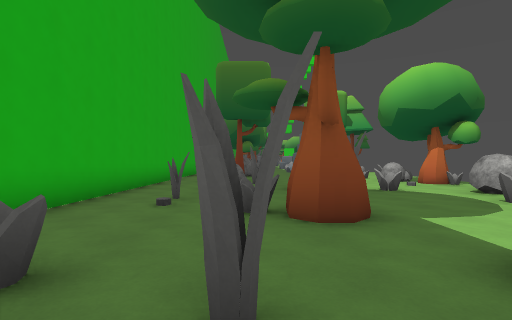
[1] (above)

23 first-person views from a walk through a Godot game level. The camera is 1.5 m above the floor, looks level and sees 80° across. The floor is counted in squares, 2 m on a side. Each view is taken from the middle of a square. On the plan, view 1 faces up. The plan holds only what a view shows up to about 10 squares ahead; the rest is blank. The place goes on beyond the plan. Some surface patterns are stand-ins.

[2]
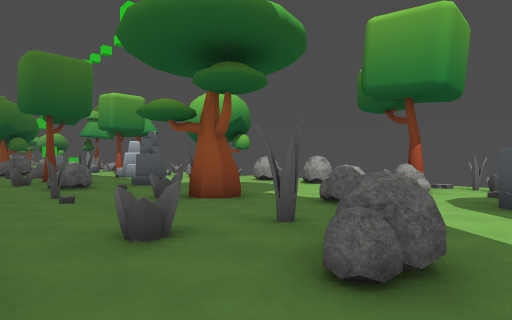

[3]
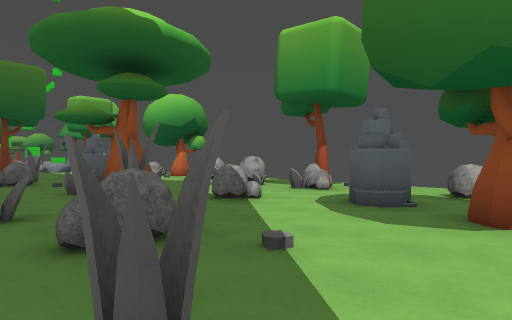

[4]
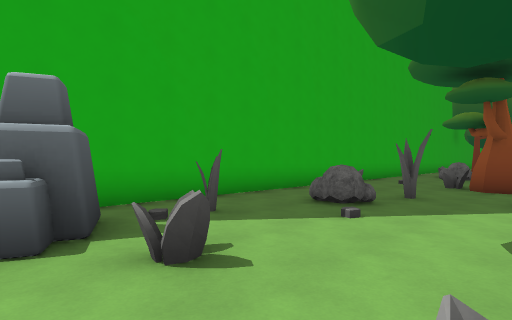

[5]
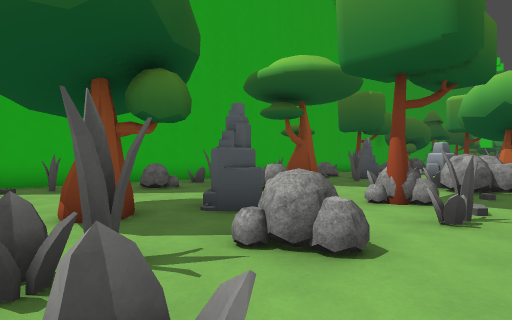

[6]
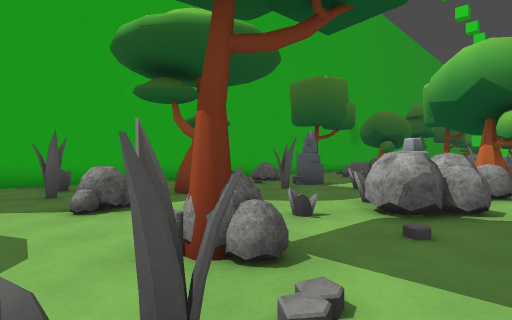

[7]
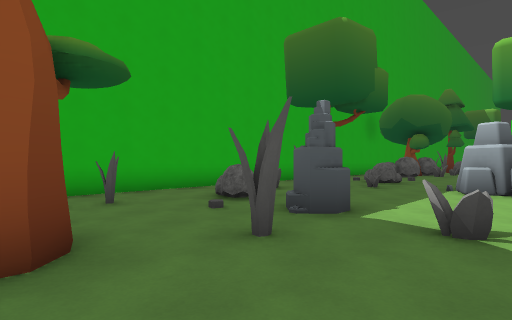

[8]
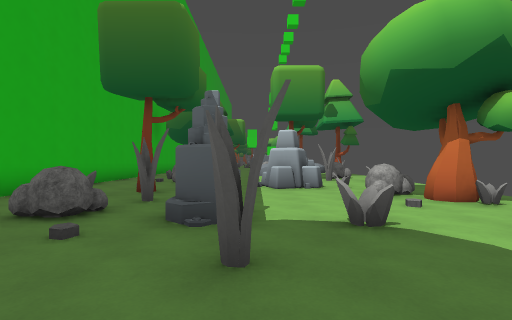

[9]
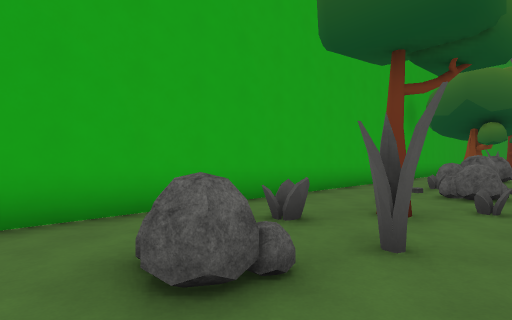

[10]
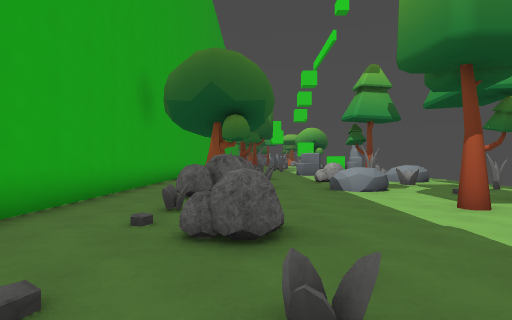

[11]
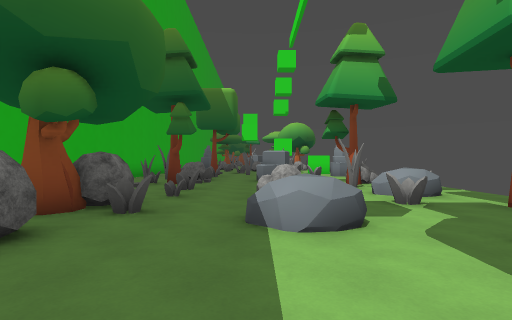

[12]
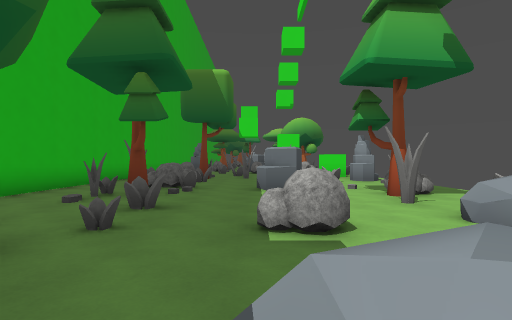

[13]
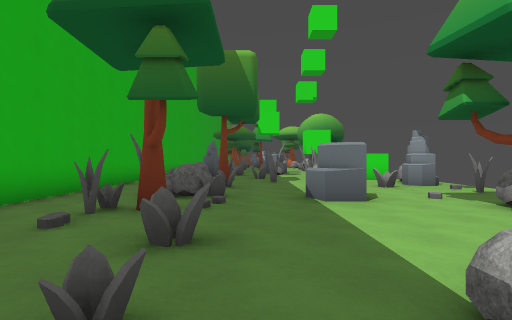

[14]
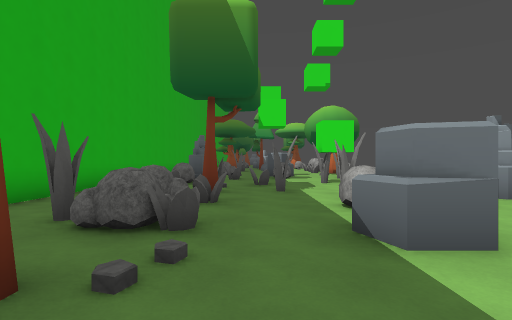

[15]
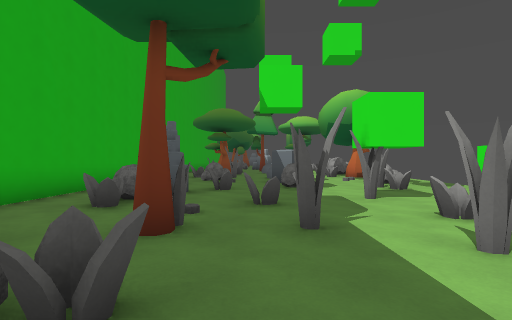

[16]
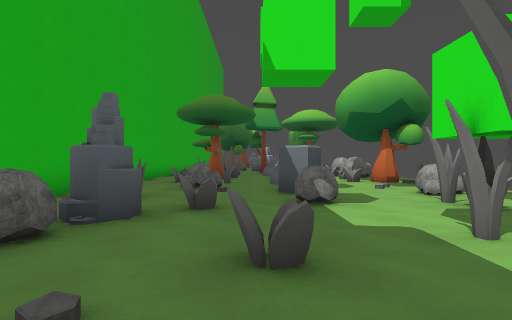

[17]
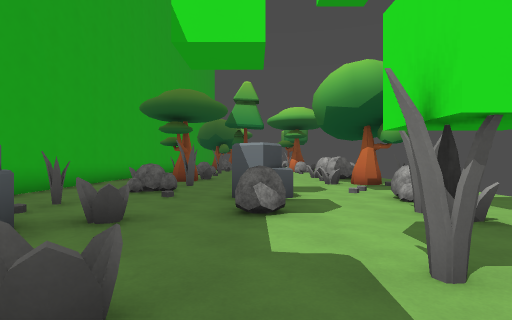

[18]
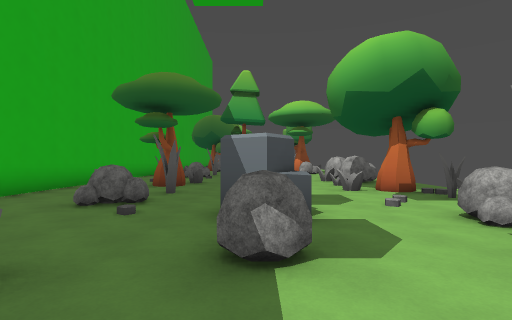

[19]
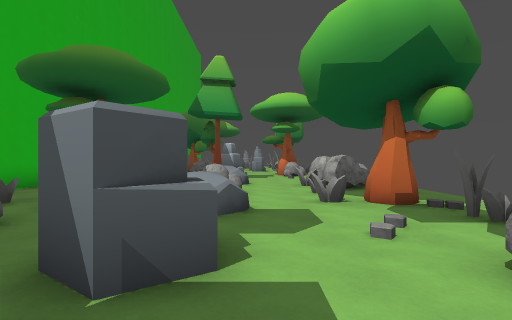

[20]
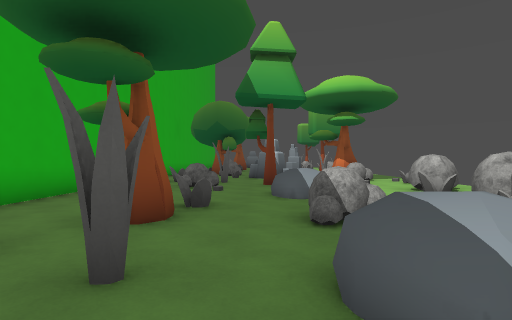

[21]
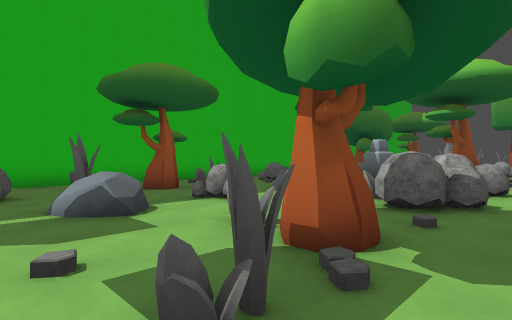

[22]
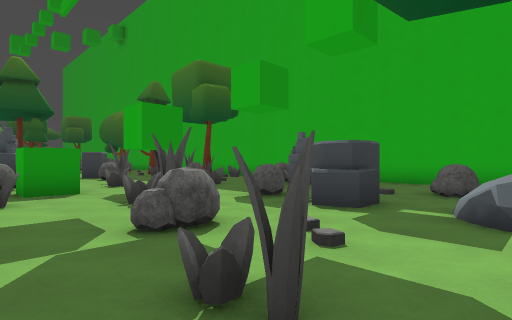

[23]
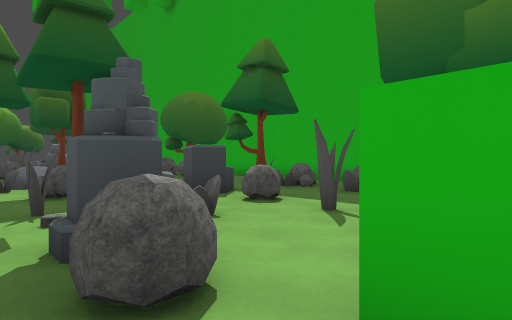

### Floor plan
Key: @ floor where view 1 was taken; # wall or solid block; x gap in a wall; . floor; / step, stairs or slope; = window, fence, low wall or low ledge; ^ raised ledge; B bush.
Columns run from 4 left of view 1 to 7 right of it. Each row starts with its distance up from view 1.
 44 #.....^.##B
 43 #...=....B..
 42 #..#..B.=...
 41 #.......##..
 40 #.==#.^.....
 39 #.....^...#
 38 #..BB.......
 37 #.....#..B..
 36 #..#........
 35 #...=.B..#..
 34 #..#.......=
 33 #..B...#...
 32 #.=..=...#..
 31 #......#=..
 30 #.=....#..B.
 29 #...x...==#.
 28 #..BB..B....
 27 #..BB.....#.
 26 #......#....
 25 #........BB.
 24 #..........
 23 # ..=....#=.
 22 # .....B.^^.
 21 #. .#.BB....
 20 #.  B...=...
 19 #.....^^....
 18 #..B.......
 17 #..B.....
 16 #..=...#.
 15 #........
 14 #...B.....
 13 #......#..
 12 #...=..#...
 11 #........B.
 10 #..=#.....#
  9 #...B.....#
  8 #..B.#.=...
  7 #.../....BB
  6 #..#..#....
  5 #.......=BB.
  4 #...##...B..
  3 #...........
  2 #.=.#.B.=B..
  1 #...........
  0 #..B@.....#.
 -1 #......#....
 -2 #.#......BB.
 -3 #......#.x.
 -4   #.=.=  ==.
 -5   ##. .

Where each view was taken, in squares from view 1:
view 1: 0 up, 0 right, facing up
view 2: 1 down, 3 left, facing up-right
view 3: 3 down, 2 left, facing up-right
view 4: 5 down, 2 right, facing up-left
view 5: 4 down, 7 right, facing up-left
view 6: 0 up, 7 right, facing up-left
view 7: 4 up, 4 right, facing up-left
view 8: 4 up, 2 right, facing up
view 9: 7 up, 1 right, facing up-left
view 10: 11 up, 0 right, facing up
view 11: 15 up, 2 right, facing up
view 12: 18 up, 2 right, facing up
view 13: 20 up, 1 right, facing up
view 14: 23 up, 1 right, facing up
view 15: 27 up, 1 right, facing up
view 16: 30 up, 1 right, facing up
view 17: 31 up, 2 right, facing up
view 18: 33 up, 2 right, facing up
view 19: 35 up, 3 right, facing up
view 20: 38 up, 1 right, facing up
view 21: 38 up, 7 right, facing up-left
view 22: 40 up, 7 right, facing down-left
view 23: 32 up, 7 right, facing down-left
